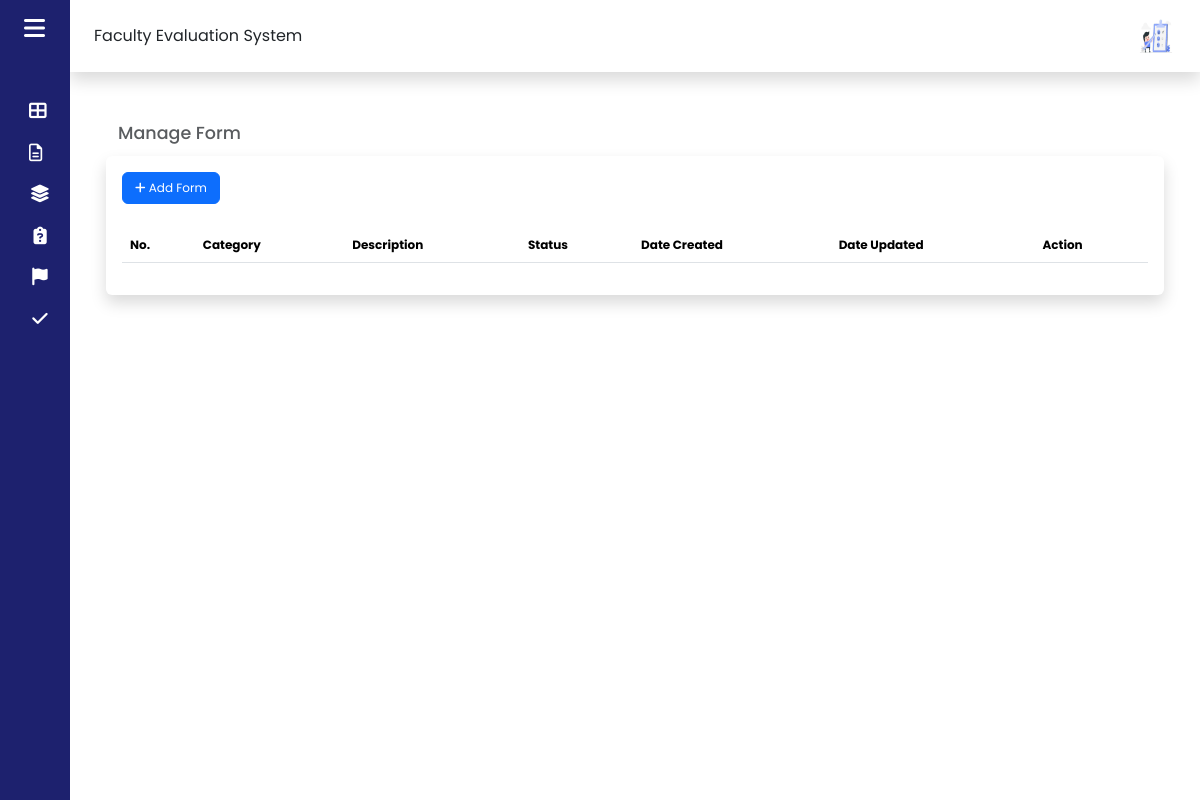
The page /guidance/form.php (signed in) on the database as committed earlier.
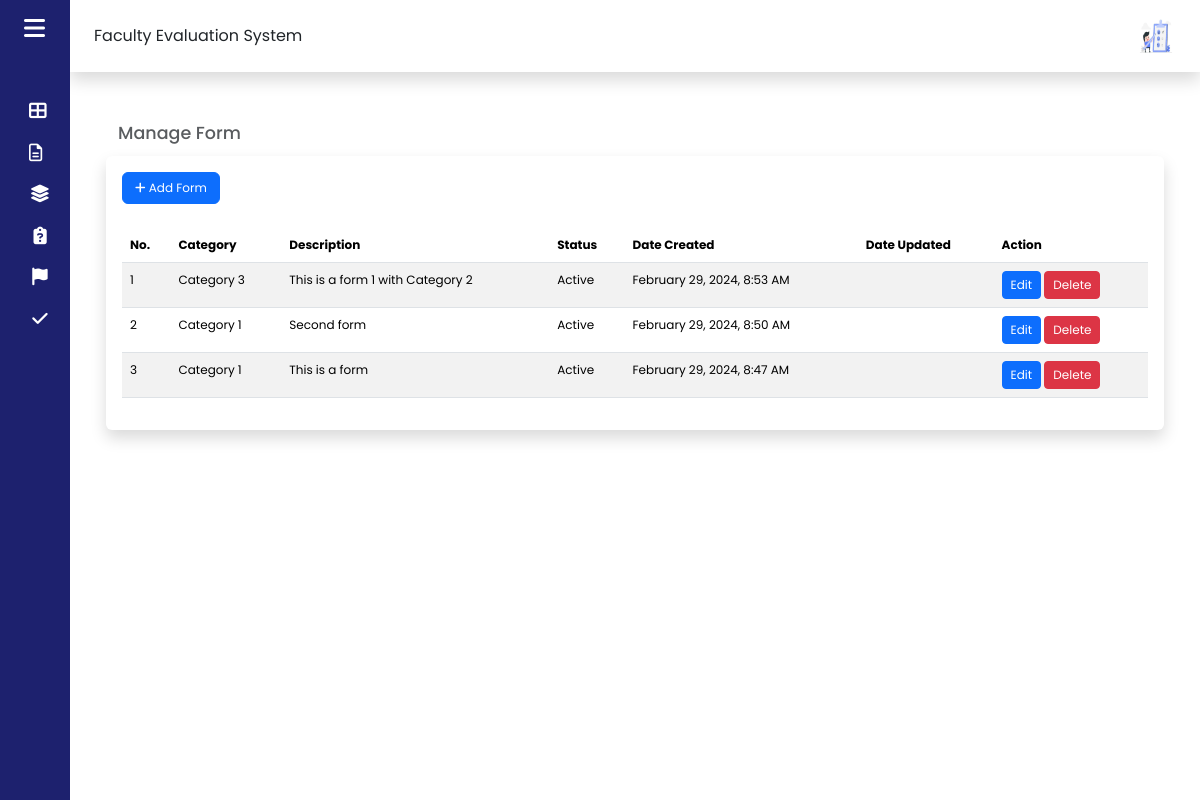
The same page on the database as committed later.
### tables this page shows
CREATE TABLE `tbl_evaluation_form` (
  `id` int(11) NOT NULL,
  `category_id` int(11) NOT NULL,
  `form_no` varchar(50) NOT NULL,
  `form_description` varchar(255) NOT NULL,
  `user_id` int(11) NOT NULL,
  `is_active` int(11) NOT NULL DEFAULT 1,
  `created_at` timestamp NULL DEFAULT NULL,
  `updated_at` timestamp NULL DEFAULT NULL
);

CREATE TABLE `tbl_category` (
  `id` int(11) NOT NULL,
  `category_description` varchar(50) NOT NULL,
  `user_id` int(11) NOT NULL,
  `is_active` int(11) NOT NULL DEFAULT 1,
  `created_at` timestamp NULL DEFAULT NULL,
  `updated_at` timestamp NULL DEFAULT NULL
);

### guidance/form.php (the view, shortened to what the changed rows need)
<?php
    include "../connect.php";
?>
<!DOCTYPE html>
<html lang="en">
<head>
    <link href="https://cdn.jsdelivr.net/npm/bootstrap@5.3.2/dist/css/bootstrap.min.css" rel="stylesheet"
>
    <link rel="stylesheet" type="text/css" href="https://cdn.datatables.net/1.11.5/css/dataTables.bootstrap5.min.css">
    <link rel="stylesheet" href="../admin/css/dashboard.css">
    <link rel="stylesheet" href="https://cdn.datatables.net/2.0.1/css/dataTables.bootstrap5.css">
    <link rel="stylesheet" href="https://cdn.datatables.net/2.0.1/css/dataTables.bootstrap5.min.css">
</head>
<body>
    <div class="wrapper">
        <div class="main">
                <div id="page-content" class="col-md-12 px-5 py-1">
    <div class="row">
        <div class="shadow p-3 mb-5 bg-body rounded">
            <div class="table-responsive">
                <table id="example" class="table table-striped" style="width:100%; font-size: 12px !important;">
                    <thead>
                        <tr>
                            <th>No.</th>
                            <th>Category</th>
                            <th>Description</th>
                            <th>Status</th>
                            <th>Date Created</th>
                            <th>Date Updated</th>
                            <th>Action</th>
                        </tr>
                    </thead>
                    <tbody>
                        <?php
                        $sqlquery = mysqli_query($con, "SELECT * FROM tbl_evaluation_form ORDER BY id DESC;");
                        $i = 1;
                        while ($rows = mysqli_fetch_array($sqlquery)) {
                        ?>
                        <tr>
                            <td><?php echo $i++; ?></td>
                            <td>
                                <?php
                                $category_id = $rows['category_id'];
                                $category_query = mysqli_query($con, "SELECT category_description FROM tbl_category WHERE id = $category_id");
                                $category_row = mysqli_fetch_assoc($category_query);
                                echo $category_row['category_description'];
                                ?>
                            </td>
                            <td><?php echo $rows['form_description']; ?></td>
                            <td><?php echo ($rows['is_active'] == 1) ? 'Active' : 'Inactive'; ?></td>
                            <td><?php echo date('F j, Y, g:i A', strtotime($rows['created_at'])); ?></td>
                            <td><?php echo !empty($rows['updated_at']) ? date('F j, Y, g:i A', strtotime($rows['updated_at'])) : ''; ?></td>
                            <td>
                                <div class="d-none d-lg-inline">
                                    <button type="button" class="btn btn-primary btn-sm edit-btn" data-bs-toggle="modal" data-bs-target="#editModal" data-form-id="<?php echo $rows['id']; ?>" style="font-size: 12px !important;">Edit</button>
                                    <button type="button" class="btn btn-danger btn-sm delete-btn" data-form-id="<?php echo $rows['id']; ?>" style="font-size: 12px !important;">Delete</button>
                                </div>
                            </td>
                        </tr>
                        <?php
                        }
                        ?>
                    </tbody>
                </table>
            </div>
        </div>
    </div>
</div>
    </div>
</body>
</html>

Rows that differ between the two databases and show on the page:
added tbl_evaluation_form: category.category_description "Category 3", form_description "This is a form 1 with Category 2", is_active "Active", created_at "February 29, 2024, 8:53 AM"
added tbl_evaluation_form: category.category_description "Category 1", form_description "Second form", is_active "Active", created_at "February 29, 2024, 8:50 AM"
added tbl_evaluation_form: category.category_description "Category 1", form_description "This is a form", is_active "Active", created_at "February 29, 2024, 8:47 AM"
